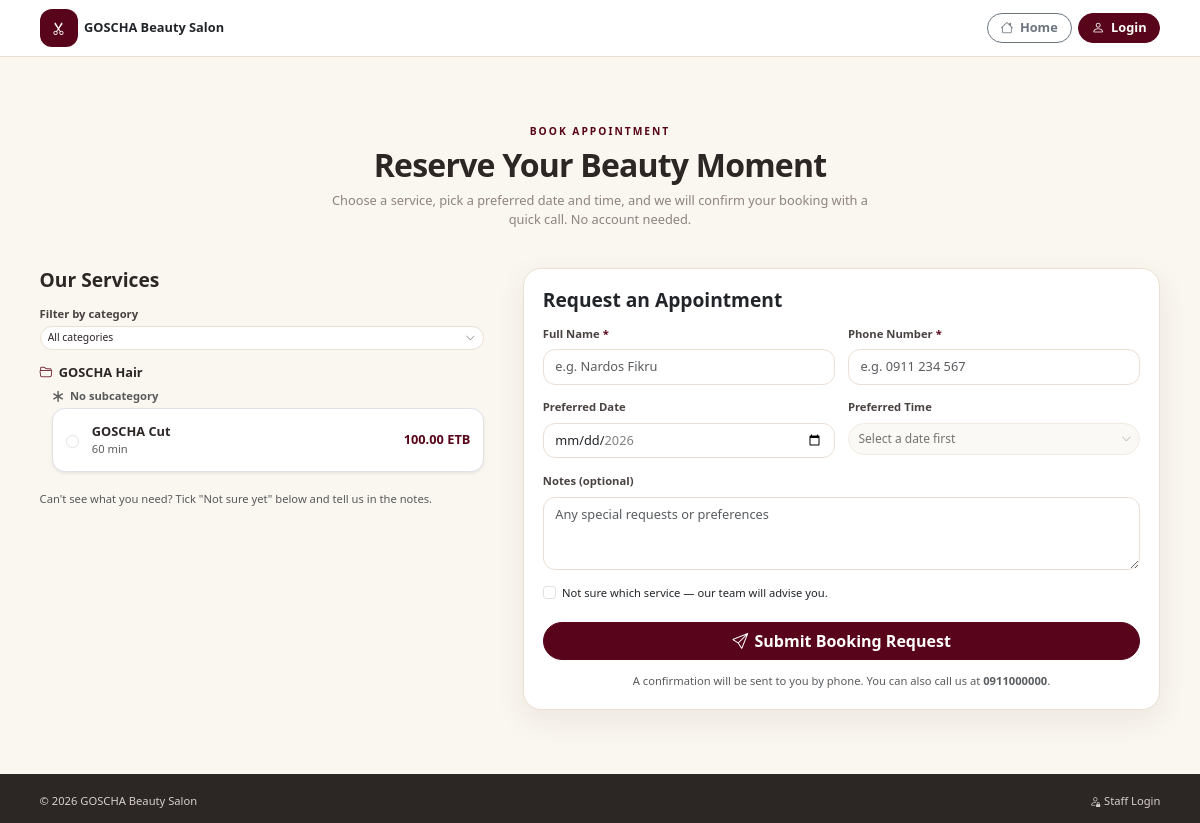
Screenshot of /book.php with the database file from the repository.
### tables this page shows
CREATE TABLE `salons` (
  `id` int(11) NOT NULL AUTO_INCREMENT,
  `salon_name` varchar(150) NOT NULL,
  `owner_first_name` varchar(100) DEFAULT NULL,
  `owner_last_name` varchar(100) DEFAULT NULL,
  `email` varchar(255) DEFAULT NULL,
  `phone` varchar(20) DEFAULT NULL,
  `address` varchar(255) DEFAULT NULL,
  `timezone` varchar(64) NOT NULL DEFAULT 'Africa/Addis_Ababa',
  `currency` char(3) NOT NULL DEFAULT 'ETB',
  `status` enum('active','inactive') NOT NULL DEFAULT 'active',
  `setup_completed_at` datetime DEFAULT NULL,
  `created_at` datetime NOT NULL DEFAULT current_timestamp(),
  `updated_at` datetime NOT NULL DEFAULT current_timestamp() ON UPDATE current_timestamp(),
  PRIMARY KEY (`id`),
  UNIQUE KEY `uq_salons_name` (`salon_name`),
  KEY `idx_salons_status` (`status`)
);

CREATE TABLE `services` (
  `id` int(11) NOT NULL AUTO_INCREMENT,
  `salon_id` int(11) NOT NULL,
  `category_id` int(11) NOT NULL,
  `subcategory_id` int(11) DEFAULT NULL,
  `name` varchar(150) NOT NULL,
  `description` text DEFAULT NULL,
  `duration_minutes` int(11) NOT NULL DEFAULT 30,
  `price` decimal(10,2) NOT NULL DEFAULT 0.00,
  `status` enum('active','inactive') NOT NULL DEFAULT 'active',
  `sort_order` int(11) NOT NULL DEFAULT 0,
  `created_at` datetime NOT NULL DEFAULT current_timestamp(),
  `updated_at` datetime NOT NULL DEFAULT current_timestamp() ON UPDATE current_timestamp(),
  PRIMARY KEY (`id`),
  KEY `idx_services_cat` (`category_id`),
  KEY `idx_services_subcat` (`subcategory_id`),
  KEY `idx_services_listing` (`status`,`category_id`,`subcategory_id`,`sort_order`),
  KEY `idx_services_salon` (`salon_id`),
  KEY `idx_svc_salon_list` (`salon_id`,`status`,`category_id`,`sort_order`),
  CONSTRAINT `fk_services_cat` FOREIGN KEY (`category_id`) REFERENCES `service_categories` (`id`),
  CONSTRAINT `fk_services_salon` FOREIGN KEY (`salon_id`) REFERENCES `salons` (`id`),
  CONSTRAINT `fk_services_subcat` FOREIGN KEY (`subcategory_id`) REFERENCES `service_subcategories` (`id`) ON DELETE SET NULL
);

CREATE TABLE `service_categories` (
  `id` int(11) NOT NULL AUTO_INCREMENT,
  `salon_id` int(11) NOT NULL,
  `name` varchar(100) NOT NULL,
  `description` text DEFAULT NULL,
  `status` enum('active','inactive') NOT NULL DEFAULT 'active',
  `sort_order` int(11) NOT NULL DEFAULT 0,
  `created_at` datetime NOT NULL DEFAULT current_timestamp(),
  `updated_at` datetime NOT NULL DEFAULT current_timestamp() ON UPDATE current_timestamp(),
  PRIMARY KEY (`id`),
  UNIQUE KEY `uq_cat_name` (`salon_id`,`name`),
  KEY `idx_cat_status_order` (`status`,`sort_order`),
  KEY `idx_service_categories_salon` (`salon_id`),
  CONSTRAINT `fk_service_categories_salon` FOREIGN KEY (`salon_id`) REFERENCES `salons` (`id`)
);

### book.php (the view, shortened to what the rows shown need)
<?php
require_once __DIR__ . '/includes/init.php';
function public_service_option(array $service): string
{
    return '<label class="d-flex align-items-center gap-3 bg-white border rounded-4 p-3 shadow-sm service-option" style="cursor:pointer;">'
        . '<input class="form-check-input service-radio" type="radio" name="service-radio"'
        . ' value="' . (int)$service['id'] . '" style="cursor:pointer;">'
        . '<div class="flex-grow-1">'
        . '<div class="fw-bold">' . e($service['name']) . '</div>'
        . '<div class="small text-muted">' . (int)$service['duration_minutes'] . ' min</div>'
        . '</div>'
        . '<span class="fw-bold text-rose">' . money($service['price']) . ' ' . e(currency()) . '</span>'
        . '</label>';
}
$serviceTree = [];
try {
    $serviceTree = service_picker_tree(true);
} catch (Throwable $e) {
    $serviceTree = [];
}
$maxDate = date('Y-m-d', strtotime('+' . (int)get_setting('appointment_advance_days', 30) . ' days'));
$success = null;
?>
<!DOCTYPE html>
<html lang="en">
<head>
    <link href="https://cdn.jsdelivr.net/npm/bootstrap@5.3.3/dist/css/bootstrap.min.css" rel="stylesheet">
    <link href="https://cdn.jsdelivr.net/npm/bootstrap-icons@1.11.3/font/bootstrap-icons.min.css" rel="stylesheet">
    <link href="<?php echo base_url('assets/css/style.css'); ?>" rel="stylesheet">
</head>
<body>
<nav class="site-nav sticky-top">
    <div class="container">
        <div class="d-flex align-items-center justify-content-between">
            <a href="index.php" class="d-flex align-items-center gap-2 fw-bold text-body">
                <span class="brand-mark"><i class="bi bi-scissors"></i></span>
                <span><?php echo e(salon_name()); ?></span>
            </a>
        </div>
    </div>
</nav>
<section class="section">
    <div class="container">
        <div class="text-center mb-5">
            <h1 class="section-title mt-2">Reserve Your Beauty Moment</h1>
        </div>
        <div class="row g-5">
            <div class="col-lg-5">
                <div class="d-flex flex-column gap-3" id="publicServiceList">
                    <?php foreach ($serviceTree as $node): ?>
                        <?php $catName = (string)$node['category']['name']; ?>
                        <div class="public-category" data-category="<?php echo (int)$node['category']['id']; ?>">
                            <div class="d-flex align-items-center gap-2 mb-2">
                                <i class="bi bi-folder2-open text-rose"></i>
                                <span class="fw-bold"><?php echo e($catName); ?></span>
                            </div>
                            <?php if (!empty($node['direct'])): ?>
                                <div class="ms-3 mb-2">
                                    <div class="d-flex align-items-center gap-2 mb-1">
                                        <i class="bi bi-asterisk text-muted small"></i>
                                        <span class="small fw-semibold text-muted"><?php echo SERVICE_NO_SUBCATEGORY; ?></span>
                                    </div>
                                    <div class="d-flex flex-column gap-2">
                                        <?php foreach ($node['direct'] as $svc): ?>
                                            <?php echo public_service_option($svc); ?>
                                        <?php endforeach; ?>
                                    </div>
                                </div>
                            <?php endif; ?>
                        </div>
                    <?php endforeach; ?>
                </div>
            </div>
                    <?php if ($success): ?>
                        <div class="alert alert-success rounded-4 shadow-sm">
                            <i class="bi bi-check-circle-fill me-2"></i><?php echo e($success); ?>
                        </div>
                        <a href="index.php" class="btn btn-rose rounded-pill px-4"><i class="bi bi-house me-1"></i>Back to Home</a>
                    <?php else: ?>
                                <strong><?php echo e(get_setting('salon_phone', '+251 911 000 111')); ?></strong>.
                    <?php endif; ?>
        </div>
    </div>
</section>
<footer class="site-footer pt-4 pb-3">
    <div class="container d-flex flex-wrap justify-content-between align-items-center gap-2">
        <span class="small">&copy; <?php echo date('Y'); ?> <?php echo e(salon_name()); ?></span>
        <a href="login.php" class="small text-decoration-none"><i class="bi bi-person-lock me-1"></i>Staff Login</a>
    </div>
</footer>
</body>
</html>

### rows the page displays
salons: salon_name() "GOSCHA Beauty Salon"
services: category.name "GOSCHA Hair", name "GOSCHA Cut", duration_minutes "60", price "100.00", currency "ETB"

### other values shown
get_setting('salon_phone', '+251 911 000 111') "0911000000"
